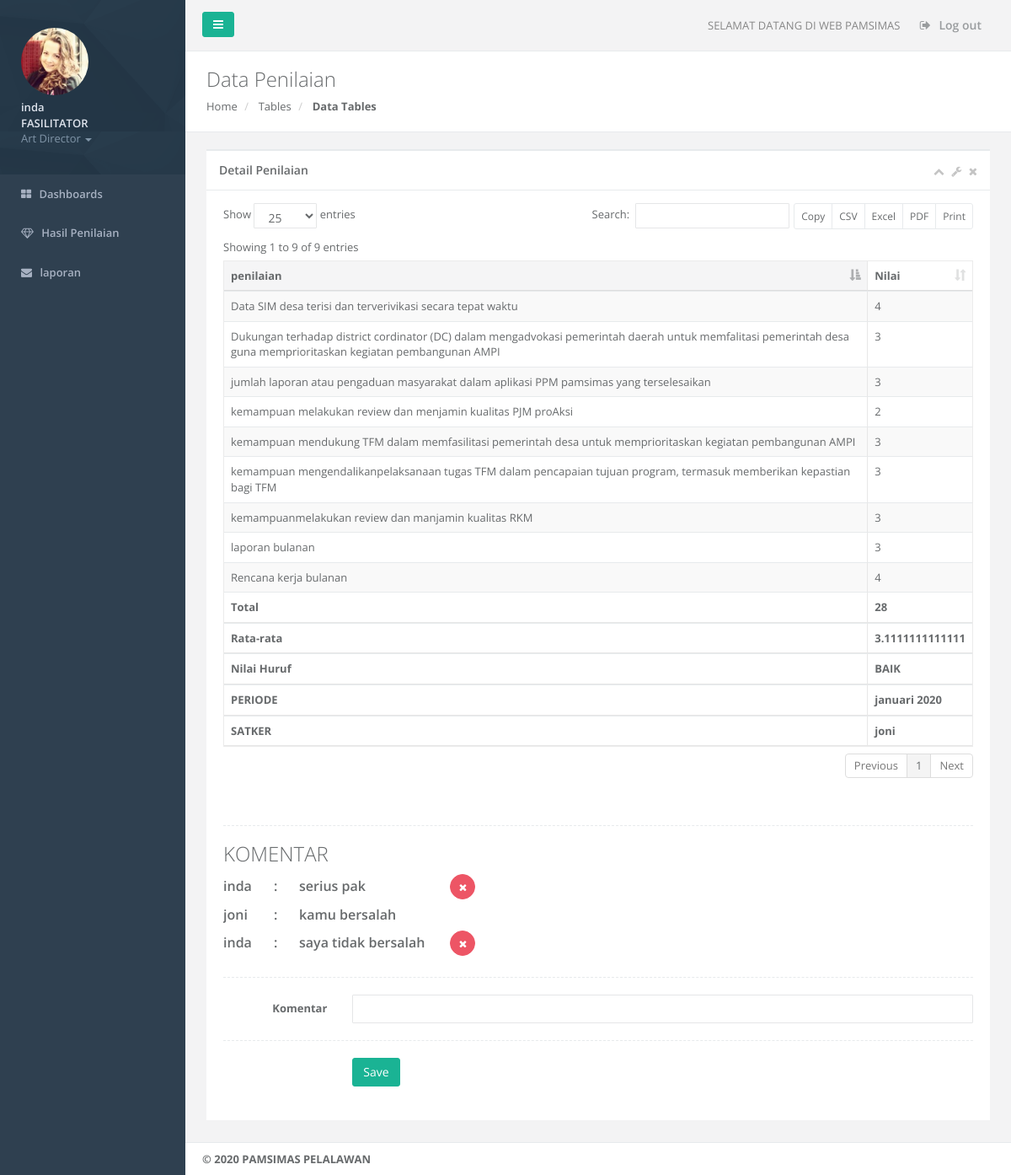
Screenshot of /penilaian_detail_fs_view.php?id=januari 20203 (signed in) with the database file from the repository.
### tables this page shows
CREATE TABLE IF NOT EXISTS `detail_penilaian` (
  `detail_penilaian_id` int(11) NOT NULL AUTO_INCREMENT,
  `penilaian_id` varchar(111) NOT NULL,
  `kategori_id` int(11) NOT NULL,
  `nilai` varchar(50) NOT NULL,
  PRIMARY KEY (`detail_penilaian_id`)
);

CREATE TABLE IF NOT EXISTS `kategori` (
  `kategori_id` int(11) NOT NULL AUTO_INCREMENT,
  `kategori` varchar(225) NOT NULL,
  PRIMARY KEY (`kategori_id`)
);

CREATE TABLE IF NOT EXISTS `penilaian` (
  `penilaian_id` varchar(125) NOT NULL,
  `penilai_id` int(11) NOT NULL,
  `personil_id` int(11) NOT NULL,
  `periode` varchar(125) NOT NULL,
  `nilai_evaluasi` float NOT NULL,
  `nilai_huruf` varchar(12) NOT NULL,
  PRIMARY KEY (`penilaian_id`)
);

CREATE TABLE IF NOT EXISTS `pegawai` (
  `pegawai_id` int(11) NOT NULL AUTO_INCREMENT,
  `pegawai_nama` varchar(50) NOT NULL,
  `pegawai_tmp_lahir` varchar(125) NOT NULL,
  `pegawai_tgl_lahir` varchar(122) NOT NULL,
  `pegawai_jenis_kelamin` varchar(20) NOT NULL,
  `pegawai_alamat` varchar(125) NOT NULL,
  `pegawai_no_hp` varchar(50) NOT NULL,
  `pegawai_jabatan` varchar(125) NOT NULL,
  `pegawai_penempatan` varchar(125) NOT NULL,
  `pegawai_foto` varchar(225) NOT NULL,
  `username` varchar(50) NOT NULL,
  `password` varchar(225) NOT NULL,
  PRIMARY KEY (`pegawai_id`)
);

CREATE TABLE IF NOT EXISTS `keterangan` (
  `keterangan_id` int(11) NOT NULL AUTO_INCREMENT,
  `penilaian_id` varchar(122) NOT NULL,
  `pegawai_id` int(11) NOT NULL,
  `keterangan` varchar(225) NOT NULL,
  PRIMARY KEY (`keterangan_id`)
);

### penilaian_detail_fs_view.php (the view, shortened to what this page needs)
<?php include "config.php";
if (empty($_SESSION['username']) AND
    empty($_SESSION['password']))
    {include "login.php";}
    else {
         if ($_SESSION['jabatan'] == "FASILITATOR") {
?>
<!DOCTYPE html>
<html>
<head>
     <link href="css/bootstrap.min.css" rel="stylesheet">
    <link href="font-awesome/css/font-awesome.css" rel="stylesheet">
    <link href="css/plugins/dataTables/datatables.min.css" rel="stylesheet">
    <link href="css/animate.css" rel="stylesheet">
    <link href="css/style.css" rel="stylesheet">
</head>
<body>
    <div id="wrapper">
        <nav class="navbar-default navbar-static-side" role="navigation">
            <?php
            if ($_SESSION['jabatan']=='SATKER') {
               include "sidebar.php";
             } else {include "sidebar_fs.php";}  ?>
        </nav>
        <div id="page-wrapper" class="gray-bg dashbard-1">
            <div class="row border-bottom">
                <nav class="navbar navbar-static-top" role="navigation" style="margin-bottom: 0">
                <?php include "navbar.php";  ?>
                </nav>
            </div>
            <div class="row wrapper border-bottom white-bg page-heading">
                <div class="col-lg-10">
                    <h2>Data Penilaian</h2>
                    <ol class="breadcrumb">
                        <li>
                            <a href="home.php">Home</a>
                        </li>
                        <li>
                            <a>Tables</a>
                        </li>
                        <li class="active">
                            <strong>Data Tables</strong>
                        </li>
                    </ol>
                </div>
                <div class="col-lg-2">
                </div>
            </div>
            <div class="wrapper wrapper-content animated fadeInRight">
            <div class="row">
                <div class="col-lg-12">
                <div class="ibox float-e-margins">
                    <div class="ibox-title">
                         <?php
                                    $queri = "SELECT * FROM penilaian inner join pegawai on penilaian.penilai_id=pegawai.pegawai_id WHERE penilaian_id='$_GET[id]'";
                                    $hasil = mysqli_query($koneksi, $queri);
                                    $data=mysqli_fetch_assoc($hasil);
                                    ?>
                        <h5>Detail Penilaian </h5>
                        <div class="ibox-tools">
                            <a class="collapse-link">
                                <i class="fa fa-chevron-up"></i>
                            </a>
                            <a class="dropdown-toggle" data-toggle="dropdown" href="#">
                                <i class="fa fa-wrench"></i>
                            </a>
                            <a class="close-link">
                                <i class="fa fa-times"></i>
                            </a>
                        </div>
                    </div>
                    <div class="ibox-content">
                        <div class="table-responsive">
                    <table class="table table-striped table-bordered table-hover dataTables-example" >
                    <thead>
                    <tr>
                        <th>penilaian</th>
                        <th>Nilai</th>
                    </tr>
                    </thead>
                    <tbody>
                     <?php
                        $queri = "SELECT * FROM detail_penilaian inner join kategori on detail_penilaian.kategori_id=kategori.kategori_id WHERE penilaian_id='$_GET[id]'";
                        $hasil = mysqli_query($koneksi, $queri);
                        $no=1;
                        $total=0;
                          while($kolom=mysqli_fetch_assoc($hasil))
                          {
                            $total=$total+$kolom['nilai'];
                            echo "
                            <tr >
                                <td>$kolom[kategori]</td>
                                <td>$kolom[nilai]</td>
                            </tr>
                             ";
                                  $no=$no+1;
                        }
                    ?>
                    </tbody>
                    <tfoot>
                    <tr>
                        <th>Total</th>
                        <th><?php echo "$total"; ?></th>
                    </tr>
                    <tr>
                        <th>Rata-rata</th>
                        <th><?php $no=$no-1; $r=$total/$no; echo "$r"; ?></th>
                    </tr>
                    <tr>
                        <th>Nilai Huruf</th>
                        <th><?php
                        if ($r == "4") {
                             echo " BAIK";
                         }elseif ($r >= "3") {
                             echo "BAIK";
                         }elseif ($r >= "2") {
                             echo "CUKUP";
                         }else{echo "BURUK";} ?></th>
                    </tr>
                    <tr>
                        <th>PERIODE</th>
                        <th><?php  echo "$data[periode]"; ?></th>
                    </tr>
                    <tr>
                        <th>SATKER</th>
                        <th><?php  echo "$data[pegawai_nama]"; ?></th>
                    </tr>
                    </tfoot>
                    </table>
                    <div class="hr-line-dashed"></div>
                    <table >
                        <h2>KOMENTAR</h2>
                        <?php
                            $querii = "SELECT * FROM keterangan inner join pegawai on keterangan.pegawai_id=pegawai.pegawai_id WHERE penilaian_id='$_GET[id]'order by keterangan_id desc";
                            $hasill = mysqli_query($koneksi, $querii);
                            while($kom=mysqli_fetch_assoc($hasill))
                          {
                            if ($kom['pegawai_id'] == $_SESSION['id']) {
                                echo "
                            <tr>
                                <td width='60px'><h3>$kom[pegawai_nama] </h3></td>
                                <td width='30px'><h3>:</h3></td>
                                <td><h3>$kom[keterangan] </h3></td>
                                <td width='30px'><h3></h3></td>
                                <td ><a href='keterangan_hapus.php?id=$kom[keterangan_id]&&as=$kom[penilaian_id]' onclick=\"return confirm('Apakah anda yakin akan menghapus komentar : $kom[keterangan])\" class='btn btn-danger btn-circle'><i class='fa fa-times'></i></a></td>
                            </tr>";
                            }else{
                                echo "
                            <tr>
                                <td><h3>$kom[pegawai_nama] </h3></td>
                                <td><h3>:</h3></td>
                                <td><h3>$kom[keterangan] </h3></td>
                                <td><h3></h3></td>
                            </tr>";
                            }
                          }
                        ?>
                    </table>
                    <div class="hr-line-dashed"></div>
                    <form enctype="multipart/form-data" class="form-horizontal" method="post" action="keterangan_add_proses.php">
                        <div class="form-group">
                            <label class="col-sm-2 control-label">Komentar</label>
                            <div class="col-sm-10">
                                <input type="text" class="form-control" id="komen"  name="komen">
                            </div>
                        </div>
                        <div class="hr-line-dashed"></div>
                        <div class="form-group">
                            <div class="col-sm-4 col-sm-offset-2">
                                <button class="btn btn-primary" type="submit">Save</button>
                            </div>
                        </div>
                    </form>
                        </div>
                    </div>
                </div>
            </div>
            </div>
        </div>
            <div class="footer">
                    <?php include "footer.php"; ?>
            </div>
        </div>
    </div>
</body>
</html>
<?php }else{ include "penilaian_detail_view.php";} }; ?>

### rows the page displays
detail_penilaian: kategori.kategori "Rencana kerja bulanan", nilai "4"
detail_penilaian: kategori.kategori "laporan bulanan", nilai "3"
detail_penilaian: kategori.kategori "kemampuan mengendalikanpelaksanaan tugas TFM dalam pencapaian tujuan program, termasuk memberikan kepastian bagi TFM", nilai "3"
detail_penilaian: kategori.kategori "kemampuan mendukung TFM dalam memfasilitasi pemerintah desa untuk memprioritaskan kegiatan pembangunan AMPI", nilai "3"
detail_penilaian: kategori.kategori "kemampuan melakukan review dan menjamin kualitas PJM proAksi", nilai "2"
detail_penilaian: kategori.kategori "kemampuanmelakukan review dan manjamin kualitas RKM", nilai "3"
detail_penilaian: kategori.kategori "jumlah laporan atau pengaduan masyarakat dalam aplikasi PPM pamsimas yang terselesaikan", nilai "3"
detail_penilaian: kategori.kategori "Data SIM desa terisi dan terverivikasi secara tepat waktu", nilai "4"
detail_penilaian: kategori.kategori "Dukungan terhadap district cordinator (DC) dalam mengadvokasi pemerintah daerah untuk memfalitasi pemerintah desa guna memprioritaskan kegiatan pembangunan AMPI", nilai "3"
penilaian: periode "januari 2020", pegawai.pegawai_nama "joni"
keterangan: pegawai.pegawai_nama "inda", keterangan "serius pak"
keterangan: pegawai.pegawai_nama "joni", keterangan "kamu bersalah"
keterangan: pegawai.pegawai_nama "inda", keterangan "saya tidak bersalah"

### other values shown
$_SESSION[nama] "inda"
$_SESSION[jabatan] "FASILITATOR"
$total "28"
$r "3.1111111111111"
